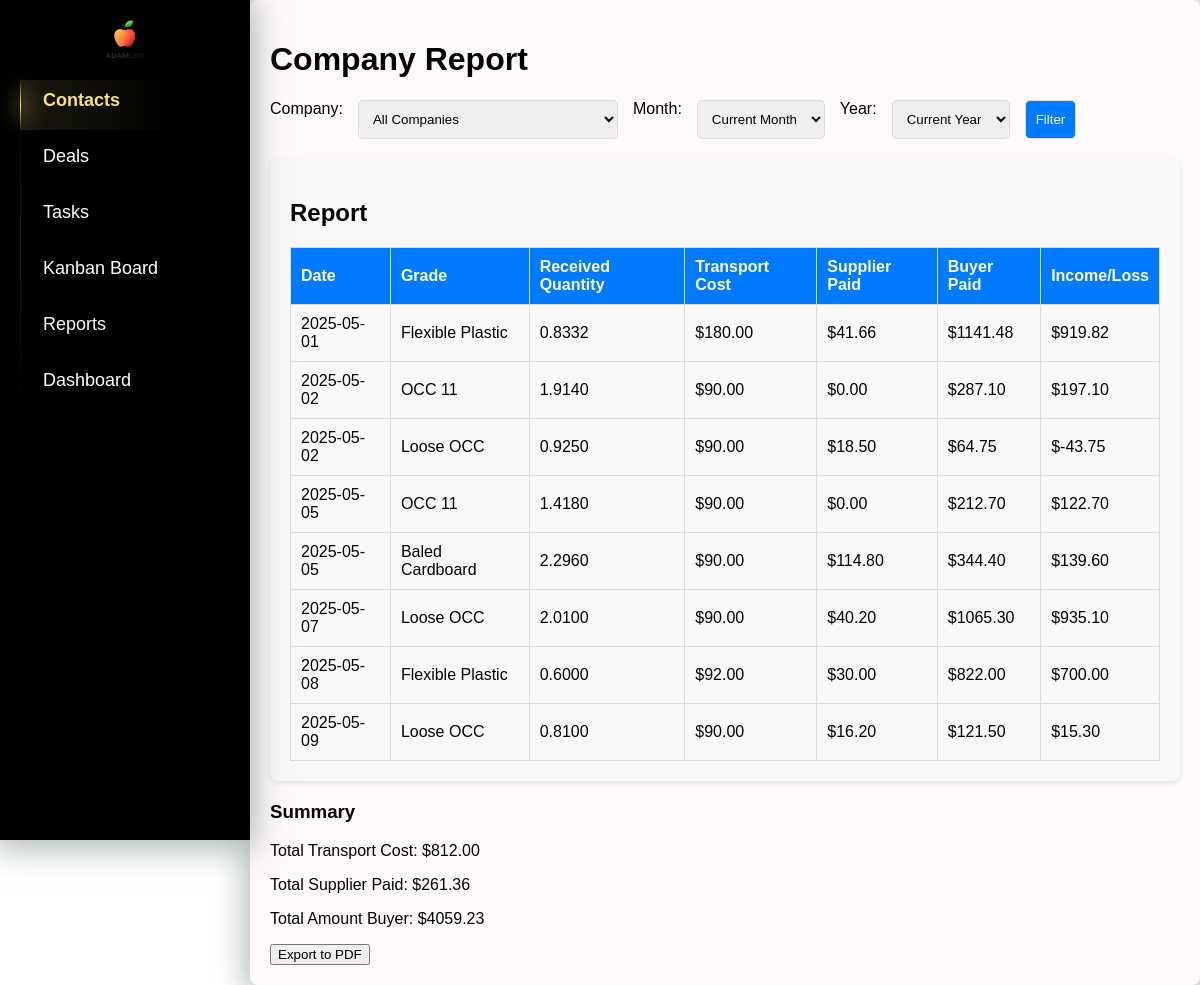
The app's page /reports/company/, older data.
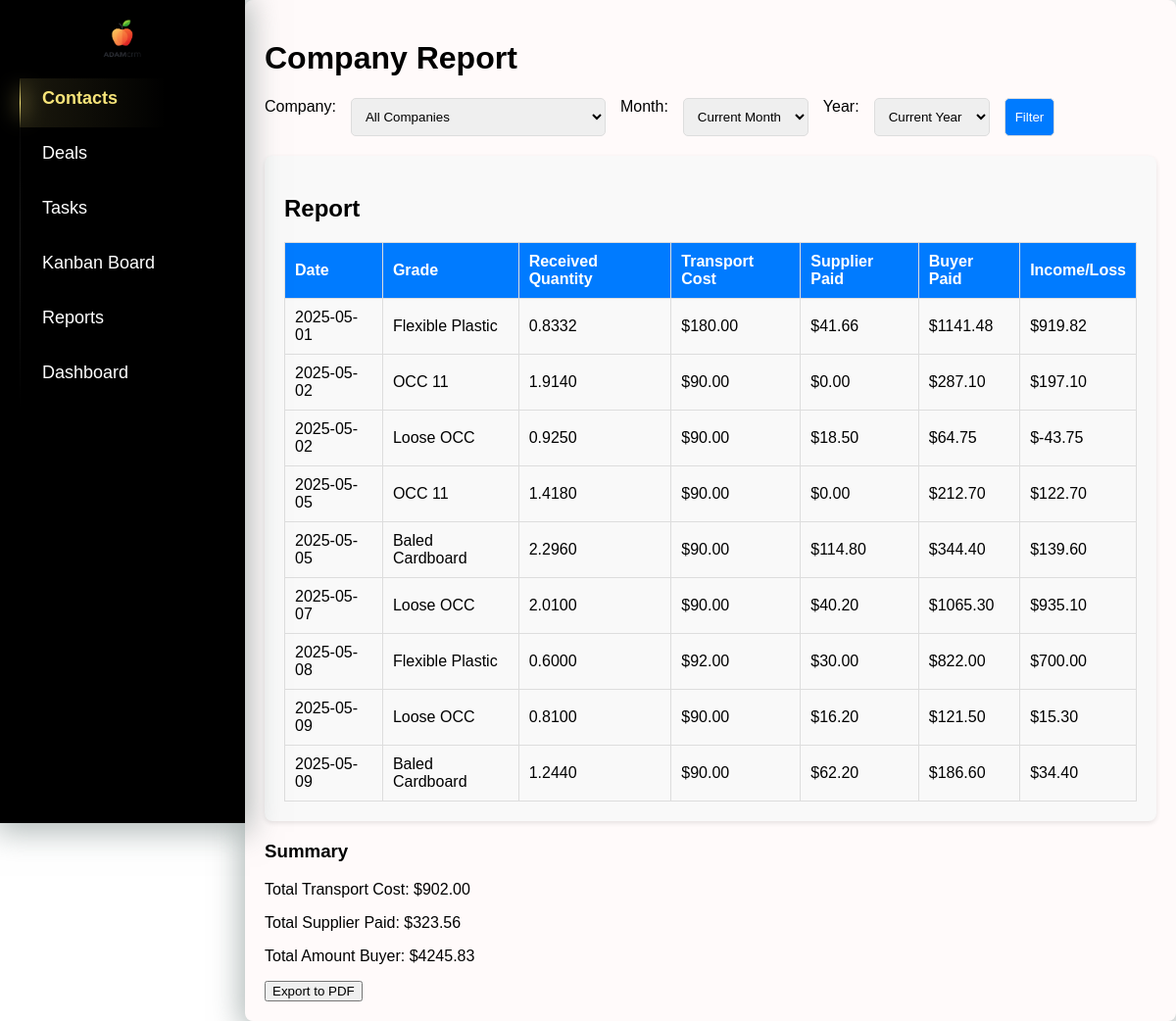
The same page, newer data.
### crm/models.py (models this page shows, shortened)
class Deals(models.Model):
    date = models.DateTimeField(default=timezone.now)  # Дата сделки
    supplier = models.ForeignKey(Company, on_delete=models.CASCADE, related_name='deals_as_supplier')
    buyer = models.ForeignKey(Company, on_delete=models.CASCADE, related_name='deals_as_buyer', null=True, blank=True)
    grade = models.CharField(max_length=255, choices=[(key, key) for key in settings.MATERIALS_LIST.keys()])
    shipped_quantity = models.DecimalField(max_digits=10, decimal_places=4, null=True, blank=True, default=0)  # Отправленный объем (тонны, паллеты и т.д.)
    shipped_pallets = models.PositiveIntegerField(default=0)  # Количество паллет (по умолчанию 0)
    scale_ticket = models.CharField(max_length=50, blank=True, null=True)  # Номер талона на весы (может быть пустым)
    received_quantity = models.DecimalField(max_digits=10, decimal_places=4, null=True, blank=True, default=0)  # Принятый объем (по умолчанию 0)
    received_pallets = models.IntegerField(default=0)  # Количество паллет, принятых (по умолчанию 0)
    supplier_price = models.DecimalField(max_digits=10, decimal_places=2, blank=True, null=True)  # Цена поставщика (может быть пустым)
    supplier_currency = models.CharField(max_length=10, default="CAD")  # Валюта поставщика (по умолчанию "CAD")
    supplier_total = models.DecimalField(max_digits=10, decimal_places=2, blank=True, null=True)  # Сумма поставщика (может быть пустым)
    buyer_price = models.DecimalField(max_digits=10, decimal_places=2)  # Цена покупателя
    buyer_currency = models.CharField(max_length=10, default="CAD")  # Валюта покупателя (по умолчанию "CAD")
    total_amount = models.DecimalField(max_digits=10, decimal_places=2,default=0)  # Итоговая сумма сделки
    invoice_number = models.CharField(max_length=50, blank=True, null=True)  # Номер счета (может быть пустым)
    paid_date = models.DateField(blank=True, null=True)  # Дата оплаты (может быть пустым)
    transport_cost = models.DecimalField(max_digits=10, decimal_places=2,default=0)  # Стоимость транспорта
    transport_company = models.ForeignKey(Company, on_delete=models.CASCADE, related_name='deals_as_hauler')  # Название транспортной компании (может быть пустым)
    total_income_loss = models.DecimalField(max_digits=10, decimal_places=2,default=0)  # Общий доход/убыток

### crm/views.py (the view)
# urls.py: path("reports/company/", views.company_report, name="company_report"),
def company_report(request):
    now = datetime.now()
    current_month = now.month
    current_year = now.year
    selected_company_id = request.GET.get('company', '')
    month = request.GET.get('month', '') or str(current_month).zfill(2)
    year = request.GET.get('year', '') or str(current_year)
    transport_companies = Company.objects.filter(contacts__company_type='hauler')
    deals = Deals.objects.all()
    if selected_company_id:
        deals = deals.filter(Q(supplier__id=int(selected_company_id)) |
                             Q(buyer__id=int(selected_company_id)) |
                             Q(transport_company__in=transport_companies)
        )
    if month and year:
        deals = deals.filter(date__month=int(month), date__year=int(year))
    elif month:  # Если указан только месяц
        deals = deals.filter(date__month=int(month))
    elif year:  # Если указан только год
        deals = deals.filter(date__year=int(year))
    total_transport_cost = deals.aggregate(Sum('transport_cost'))['transport_cost__sum'] or 0
    total_supplier_paid = deals.aggregate(Sum('supplier_total'))['supplier_total__sum'] or 0
    total_amount_buyer = deals.aggregate(Sum('total_amount'))['total_amount__sum'] or 0
    total_buyer_paid = deals.aggregate(Sum('total_income_loss'))[
                           'total_income_loss__sum'] or 0  # Итог для покупателя (например, прибыль или убыток)
    companies = Company.objects.all()
    years = Deals.objects.annotate(year=ExtractYear('date')).values_list('year', flat=True).distinct()
    months = range(1, 13)  # Месяцы с 1 по 12
    context = {
        'deals': deals,
        'total_transport_cost': total_transport_cost,
        'total_supplier_paid': total_supplier_paid,
        'total_amount_buyer': total_amount_buyer,
        'total_buyer_paid': total_buyer_paid,  # Передаем total_buyer_paid в шаблон
        'companies': companies,
        'selected_company_id': int(selected_company_id) if selected_company_id.isdigit() else None,
        'month': month,
        'year': year,
        'years': sorted(years),  # Сортируем список лет для удобства
        'months': months,  # Месяцы для выпадающего списка
    }
    return render(request, 'crm/company_report.html', context)

### crm/templatetags/custom_filters.py (called while the page is built)
@register.filter(name='get_month_name')
def get_month_name(value):
    try:
        return calendar.month_name[int(value)]
    except (ValueError, IndexError):
        return value

### crm/templates/crm/company_report.html (shortened to what this page needs)
{% extends 'crm/index.html' %}
{% load static %}
{% load custom_filters %}
{% block content %}
    <h1>Company Report</h1>
    <form method="get" action="{% url 'company_report' %}" class="filter-form">
        <label for="company">Company:</label>
        <select name="company" id="company">
            <option value="">All Companies</option>
        </select>
        <label for="month">Month:</label>
        <select name="month" id="month">
            <option value="" {% if not month %}selected{% endif %}>Current Month</option>
        </select>
        <label for="year">Year:</label>
        <select name="year" id="year">
            <option value="" {% if not year %}selected{% endif %}>Current Year</option>
        </select>
        <button type="submit">
            Filter
        </button>
    </form>
    <div class="block">
        <h2>Report</h2>
        <table>
            <thead>
                <tr>
                    <th>Date</th>
                    <th>Grade</th>
                    <th>Received Quantity</th>
                    <th>Transport Cost</th>
                    <th>Supplier Paid</th>
                    <th>Buyer Paid</th>
                    <th>Income/Loss</th>
                </tr>
            </thead>
            <tbody>
                {% if deals %}
                    {% for deal in deals %}
                        <tr>
                            <td>{{ deal.date|date:"Y-m-d" }}</td>
                            <td>{{ deal.grade }}</td>
                            <td>{{ deal.received_quantity }}</td>
                            <td>${{ deal.transport_cost|floatformat:2 }}</td>
                            <td>${{ deal.supplier_total|floatformat:2 }}</td>
                            <td>${{ deal.total_amount|floatformat:2 }}</td>
                            <td>${{ deal.total_income_loss|floatformat:2 }}</td>
                        </tr>
                    {% endfor %}
                {% else %}
                    <tr>
                        <td colspan="6" style="text-align: center;">No data available for the selected filters.</td>
                    </tr>
                {% endif %}
            </tbody>
        </table>
    </div>
    <div>
        <h3>Summary</h3>
        <p>Total Transport Cost: ${{ total_transport_cost|floatformat:2 }}</p>
        <p>Total Supplier Paid: ${{ total_supplier_paid|floatformat:2 }}</p>
        <p>Total Amount Buyer: ${{ total_amount_buyer|floatformat:2 }}</p>
    </div>
    <form action="{% url 'export_company_report_pdf' %}" method="get">
        <button type="submit">Export to PDF</button>
    </form>
    <link rel="stylesheet" href="{% static 'crm/company_reports.css' %}">
{% endblock %}

Row changes from the older to the newer data that the page shows:
added Deals: date "2025-05-09", grade "Baled Cardboard", received_quantity "1.2440", transport_cost "90.00", supplier_total "62.20", total_amount "186.60", total_income_loss "34.40"
Text that changed along with them:
{{ total_transport_cost|floatformat:2 }}: "812.00" → "902.00"
{{ total_supplier_paid|floatformat:2 }}: "261.36" → "323.56"
{{ total_amount_buyer|floatformat:2 }}: "4059.23" → "4245.83"
